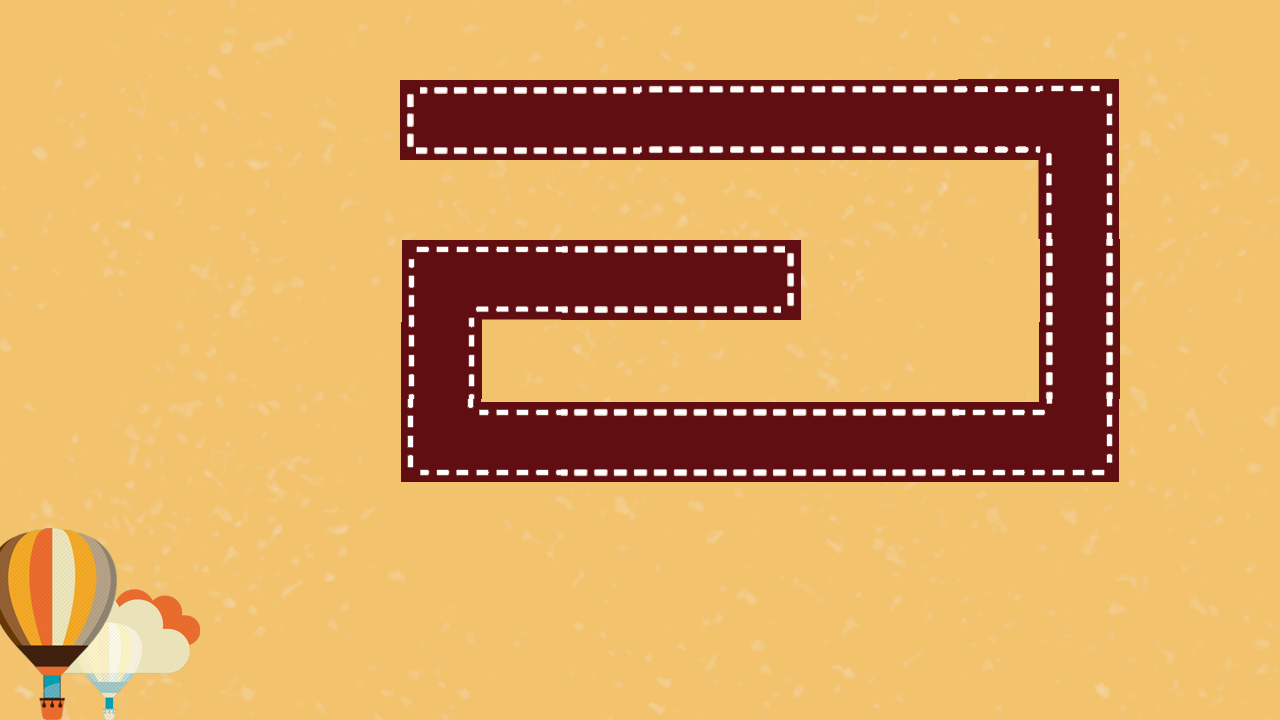

Tiled map render using the project's own tile images. Description and the map definition, with tile-layer contents summarised, below:
An orthogonal 16x9 tile map with 80x80 px tiles, 1 tile layer (块层 1) and 29 objects (baby, enemy, assistant).

<map version="1.0" orientation="orthogonal" width="16" height="9" tilewidth="80" tileheight="80">
 <tileset firstgid="1" name="8" tilewidth="80" tileheight="80">
  <image source="8.png" width="1280" height="720" />
 </tileset>
 <layer name="块层 1" width="16" height="9">
  <data>[144 cells, 144 non-empty, 144 distinct tile ids]</data>
 </layer>
 <objectgroup name="road" width="16" height="9">
  <object x="400" y="80" width="679" height="81">
   <properties>
    <property name="direction" value="right" />
   </properties>
  </object>
  <object x="1040" y="80" width="80" height="361">
   <properties>
    <property name="direction" value="down" />
   </properties>
  </object>
  <object x="439" y="401" width="681" height="80">
   <properties>
    <property name="direction" value="left" />
   </properties>
  </object>
  <object x="401" y="280" width="77" height="203">
   <properties>
    <property name="direction" value="up" />
   </properties>
  </object>
  <object x="400" y="240" width="400" height="80">
   <properties>
    <property name="direction" value="right" />
   </properties>
  </object>
 </objectgroup>
 <objectgroup name="tower" width="16" height="9">
  <object x="560" y="160" width="80" height="80">
   <properties>
    <property name="type" value="1,2,3" />
   </properties>
  </object>
  <object x="560" y="320" width="80" height="80">
   <properties>
    <property name="type" value="4,5,6" />
   </properties>
  </object>
  <object x="880" y="160" width="80" height="80">
   <properties>
    <property name="type" value="7,8,0" />
   </properties>
  </object>
  <object x="720" y="320" width="80" height="80">
   <properties>
    <property name="type" value="1,4,7" />
   </properties>
  </object>
  <object x="1120" y="240" width="80" height="80">
   <properties>
    <property name="type" value="2,6,8" />
   </properties>
  </object>
  <object x="400" y="480" width="80" height="80">
   <properties>
    <property name="type" value="3,4,0" />
   </properties>
  </object>
  <object x="1120" y="400" width="80" height="80">
   <properties>
    <property name="type" value="5,2,7" />
   </properties>
  </object>
  <object x="320" y="320" width="80" height="80">
   <properties>
    <property name="type" value="8,2,4" />
   </properties>
  </object>
  <object x="1120" y="80" width="80" height="80">
   <properties>
    <property name="type" value="2,6,7" />
   </properties>
  </object>
  <object x="880" y="480" width="80" height="80">
   <properties>
    <property name="type" value="0,7,8" />
   </properties>
  </object>
 </objectgroup>
 <objectgroup name="barrier" width="16" height="9">
  <object x="400" y="80" width="720" />
  <object x="1120" y="80" height="400" />
  <object x="400" y="480" width="720" />
  <object x="400" y="240" height="240" />
  <object x="400" y="240" width="480" />
  <object x="480" y="320" width="400" />
  <object x="480" y="320" height="80" />
  <object x="480" y="400" width="560" />
  <object x="1040" y="160" height="240" />
  <object x="400" y="160" width="640" />
  <object x="400" y="80" height="80" />
 </objectgroup>
 <objectgroup name="people" width="16" height="9">
  <object name="baby" x="800" y="240" width="80" height="80" />
  <object name="enemy" x="400" y="80" width="80" height="80" />
  <object name="assistant" x="768" y="269" width="30" height="24" />
 </objectgroup>
</map>
